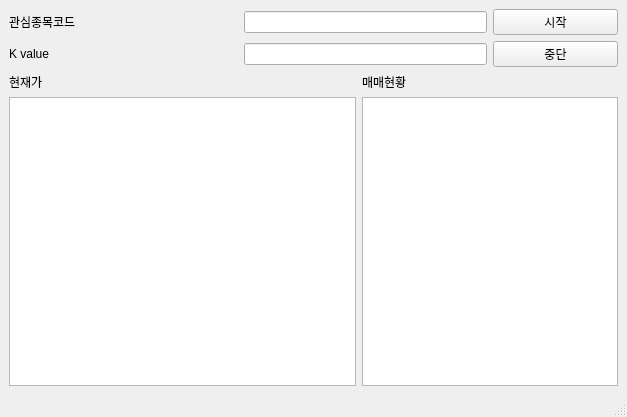
<?xml version="1.0" encoding="UTF-8"?>
<ui version="4.0">
 <class>MainWindow</class>
 <widget class="QMainWindow" name="MainWindow">
  <property name="geometry">
   <rect>
    <x>0</x>
    <y>0</y>
    <width>627</width>
    <height>417</height>
   </rect>
  </property>
  <property name="windowTitle">
   <string>MainWindow</string>
  </property>
  <widget class="QWidget" name="centralwidget">
   <layout class="QGridLayout" name="gridLayout">
    <item row="1" column="0">
     <widget class="QLabel" name="label_2">
      <property name="text">
       <string>K value</string>
      </property>
     </widget>
    </item>
    <item row="2" column="3">
     <widget class="QLabel" name="label_5">
      <property name="text">
       <string>매매현황</string>
      </property>
     </widget>
    </item>
    <item row="0" column="0">
     <widget class="QLabel" name="label">
      <property name="text">
       <string>관심종목코드</string>
      </property>
     </widget>
    </item>
    <item row="1" column="4">
     <widget class="QPushButton" name="button_stop">
      <property name="text">
       <string>중단</string>
      </property>
     </widget>
    </item>
    <item row="1" column="2" colspan="2">
     <widget class="QLineEdit" name="k_value"/>
    </item>
    <item row="2" column="0">
     <widget class="QLabel" name="label_4">
      <property name="text">
       <string>현재가</string>
      </property>
     </widget>
    </item>
    <item row="0" column="4">
     <widget class="QPushButton" name="button_start">
      <property name="text">
       <string>시작</string>
      </property>
     </widget>
    </item>
    <item row="3" column="0" colspan="3">
     <widget class="QTextBrowser" name="textboard"/>
    </item>
    <item row="0" column="2" colspan="2">
     <widget class="QLineEdit" name="code_list"/>
    </item>
    <item row="3" column="3" colspan="2">
     <widget class="QTextBrowser" name="buysell_log"/>
    </item>
   </layout>
  </widget>
  <widget class="QMenuBar" name="menubar">
   <property name="geometry">
    <rect>
     <x>0</x>
     <y>0</y>
     <width>627</width>
     <height>22</height>
    </rect>
   </property>
  </widget>
  <widget class="QStatusBar" name="statusbar"/>
 </widget>
 <resources/>
 <connections/>
</ui>
